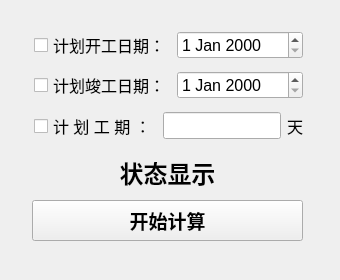
<?xml version="1.0" encoding="UTF-8"?>
<ui version="4.0">
 <class>Form</class>
 <widget class="QWidget" name="Form">
  <property name="geometry">
   <rect>
    <x>0</x>
    <y>0</y>
    <width>340</width>
    <height>280</height>
   </rect>
  </property>
  <property name="minimumSize">
   <size>
    <width>340</width>
    <height>280</height>
   </size>
  </property>
  <property name="maximumSize">
   <size>
    <width>340</width>
    <height>280</height>
   </size>
  </property>
  <property name="font">
   <font>
    <pointsize>12</pointsize>
   </font>
  </property>
  <property name="windowTitle">
   <string>DateCalculator V1.0</string>
  </property>
  <property name="windowIcon">
   <iconset resource="DateCalculator_src_V1_0.qrc">
    <normaloff>:/icosrc/DateCalculator_icon_640x640.png</normaloff>:/icosrc/DateCalculator_icon_640x640.png</iconset>
  </property>
  <widget class="QWidget" name="layoutWidget">
   <property name="geometry">
    <rect>
     <x>34</x>
     <y>30</y>
     <width>269</width>
     <height>111</height>
    </rect>
   </property>
   <layout class="QVBoxLayout" name="verticalLayout">
    <item>
     <layout class="QHBoxLayout" name="horizontalLayout_3">
      <item>
       <widget class="QCheckBox" name="checkBox_start">
        <property name="text">
         <string>计划开工日期：</string>
        </property>
       </widget>
      </item>
      <item>
       <widget class="QDateEdit" name="date_edit_start"/>
      </item>
     </layout>
    </item>
    <item>
     <spacer name="verticalSpacer">
      <property name="orientation">
       <enum>Qt::Vertical</enum>
      </property>
      <property name="sizeHint" stdset="0">
       <size>
        <width>20</width>
        <height>40</height>
       </size>
      </property>
     </spacer>
    </item>
    <item>
     <layout class="QHBoxLayout" name="horizontalLayout_2">
      <item>
       <widget class="QCheckBox" name="checkBox_stop">
        <property name="text">
         <string>计划竣工日期：</string>
        </property>
       </widget>
      </item>
      <item>
       <widget class="QDateEdit" name="date_edit_stop"/>
      </item>
     </layout>
    </item>
    <item>
     <spacer name="verticalSpacer_2">
      <property name="orientation">
       <enum>Qt::Vertical</enum>
      </property>
      <property name="sizeHint" stdset="0">
       <size>
        <width>20</width>
        <height>40</height>
       </size>
      </property>
     </spacer>
    </item>
    <item>
     <layout class="QHBoxLayout" name="horizontalLayout">
      <item>
       <widget class="QCheckBox" name="checkBox_days">
        <property name="text">
         <string>计 划 工 期 ：</string>
        </property>
       </widget>
      </item>
      <item>
       <widget class="QLineEdit" name="line_days"/>
      </item>
      <item>
       <widget class="QLabel" name="label">
        <property name="text">
         <string>天</string>
        </property>
       </widget>
      </item>
     </layout>
    </item>
   </layout>
  </widget>
  <widget class="QWidget" name="layoutWidget">
   <property name="geometry">
    <rect>
     <x>32</x>
     <y>150</y>
     <width>271</width>
     <height>91</height>
    </rect>
   </property>
   <layout class="QVBoxLayout" name="verticalLayout_2">
    <item>
     <widget class="QLabel" name="label_status">
      <property name="font">
       <font>
        <pointsize>18</pointsize>
        <weight>75</weight>
        <bold>true</bold>
       </font>
      </property>
      <property name="text">
       <string>状态显示</string>
      </property>
      <property name="alignment">
       <set>Qt::AlignCenter</set>
      </property>
     </widget>
    </item>
    <item>
     <widget class="QPushButton" name="pushButton">
      <property name="minimumSize">
       <size>
        <width>251</width>
        <height>41</height>
       </size>
      </property>
      <property name="font">
       <font>
        <pointsize>14</pointsize>
        <weight>75</weight>
        <bold>true</bold>
       </font>
      </property>
      <property name="text">
       <string>开始计算</string>
      </property>
     </widget>
    </item>
   </layout>
  </widget>
 </widget>
 <resources>
  <include location="DateCalculator_src_V1_0.qrc"/>
 </resources>
 <connections/>
</ui>
